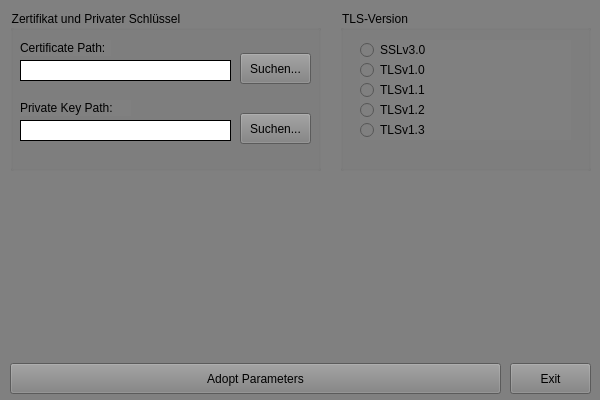
<?xml version="1.0" encoding="UTF-8"?>
<ui version="4.0">
 <class>EncryptionParamDlgClass</class>
 <widget class="QMainWindow" name="EncryptionParamDlgClass">
  <property name="geometry">
   <rect>
    <x>0</x>
    <y>0</y>
    <width>600</width>
    <height>400</height>
   </rect>
  </property>
  <property name="windowTitle">
   <string>EncryptionParamDlg</string>
  </property>
  <property name="styleSheet">
   <string notr="true">QMainWindow {
	background-color: grey;
}</string>
  </property>
  <widget class="QWidget" name="centralWidget">
   <property name="styleSheet">
    <string notr="true">QWidget {
	background-color: grey;
}</string>
   </property>
   <widget class="QGroupBox" name="PF_Cert_Paths">
    <property name="geometry">
     <rect>
      <x>10</x>
      <y>10</y>
      <width>311</width>
      <height>161</height>
     </rect>
    </property>
    <property name="title">
     <string>Zertifikat und Privater Schlüssel</string>
    </property>
    <widget class="QLabel" name="label">
     <property name="geometry">
      <rect>
       <x>10</x>
       <y>30</y>
       <width>91</width>
       <height>16</height>
      </rect>
     </property>
     <property name="text">
      <string>Certificate Path:</string>
     </property>
    </widget>
    <widget class="QLineEdit" name="CertFilePath">
     <property name="geometry">
      <rect>
       <x>10</x>
       <y>50</y>
       <width>211</width>
       <height>21</height>
      </rect>
     </property>
     <property name="styleSheet">
      <string notr="true">QLineEdit {
	background-color: white;
	color: black;
	border: 1px solid black;
}</string>
     </property>
     <property name="readOnly">
      <bool>true</bool>
     </property>
    </widget>
    <widget class="QLabel" name="label_2">
     <property name="geometry">
      <rect>
       <x>10</x>
       <y>90</y>
       <width>111</width>
       <height>16</height>
      </rect>
     </property>
     <property name="text">
      <string>Private Key Path:</string>
     </property>
    </widget>
    <widget class="QLineEdit" name="PKFilePath">
     <property name="geometry">
      <rect>
       <x>10</x>
       <y>110</y>
       <width>211</width>
       <height>21</height>
      </rect>
     </property>
     <property name="styleSheet">
      <string notr="true">QLineEdit {
	background-color: white;
	color: black;
	border: 1px solid black;
}</string>
     </property>
     <property name="readOnly">
      <bool>true</bool>
     </property>
    </widget>
    <widget class="QPushButton" name="SearchCert">
     <property name="geometry">
      <rect>
       <x>230</x>
       <y>43</y>
       <width>71</width>
       <height>31</height>
      </rect>
     </property>
     <property name="text">
      <string>Suchen...</string>
     </property>
    </widget>
    <widget class="QPushButton" name="SearchPK">
     <property name="geometry">
      <rect>
       <x>230</x>
       <y>103</y>
       <width>71</width>
       <height>31</height>
      </rect>
     </property>
     <property name="text">
      <string>Suchen...</string>
     </property>
    </widget>
   </widget>
   <widget class="QPushButton" name="AdoptParamBtn">
    <property name="geometry">
     <rect>
      <x>10</x>
      <y>363</y>
      <width>491</width>
      <height>31</height>
     </rect>
    </property>
    <property name="text">
     <string>Adopt Parameters</string>
    </property>
   </widget>
   <widget class="QPushButton" name="ExitBtn">
    <property name="geometry">
     <rect>
      <x>510</x>
      <y>363</y>
      <width>81</width>
      <height>31</height>
     </rect>
    </property>
    <property name="text">
     <string>Exit</string>
    </property>
   </widget>
   <widget class="QGroupBox" name="groupBox">
    <property name="geometry">
     <rect>
      <x>340</x>
      <y>10</y>
      <width>251</width>
      <height>161</height>
     </rect>
    </property>
    <property name="title">
     <string>TLS-Version</string>
    </property>
    <widget class="QRadioButton" name="SSLv3_0">
     <property name="geometry">
      <rect>
       <x>20</x>
       <y>30</y>
       <width>211</width>
       <height>20</height>
      </rect>
     </property>
     <property name="text">
      <string>SSLv3.0</string>
     </property>
    </widget>
    <widget class="QRadioButton" name="TLSv1_0">
     <property name="geometry">
      <rect>
       <x>20</x>
       <y>50</y>
       <width>211</width>
       <height>20</height>
      </rect>
     </property>
     <property name="text">
      <string>TLSv1.0</string>
     </property>
    </widget>
    <widget class="QRadioButton" name="TLSv1_1">
     <property name="geometry">
      <rect>
       <x>20</x>
       <y>70</y>
       <width>211</width>
       <height>20</height>
      </rect>
     </property>
     <property name="text">
      <string>TLSv1.1</string>
     </property>
    </widget>
    <widget class="QRadioButton" name="TLSv1_2">
     <property name="geometry">
      <rect>
       <x>20</x>
       <y>90</y>
       <width>211</width>
       <height>20</height>
      </rect>
     </property>
     <property name="text">
      <string>TLSv1.2</string>
     </property>
    </widget>
    <widget class="QRadioButton" name="TLSv1_3">
     <property name="geometry">
      <rect>
       <x>20</x>
       <y>110</y>
       <width>211</width>
       <height>20</height>
      </rect>
     </property>
     <property name="text">
      <string>TLSv1.3</string>
     </property>
    </widget>
   </widget>
  </widget>
 </widget>
 <layoutdefault spacing="6" margin="11"/>
 <resources/>
 <connections/>
</ui>
